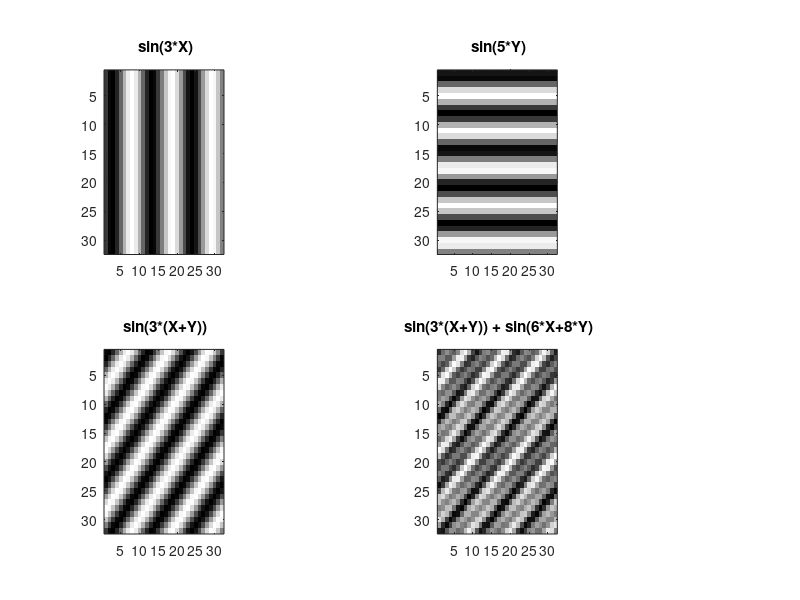

Reproduce this figure in MATLAB. (Note: this script raises an error after producing the figure.)
function l3_21()
N = 32;
[X, Y]= meshgrid(2*pi*(1:N)/N, 2*pi*(1:N)/N);

o1 = sin(3*X);
o2 = sin(5*Y);
o3 = sin(3*(X+Y));
o4 = sin(3*(X+Y)) + sin(6*X + 8*Y);
FigHandle = figure('name','lecture 3 - 21','numbertitle','off');
set(FigHandle, 'Position', [50, 50, 2000, 1000]);

subplot(2,4,1)
imagesc(imcomplement(o1)),colormap gray, title(' sin(3*X)');
subplot(2,4,3)
imagesc(imcomplement(o2)),colormap gray,title(' sin(5*Y)');
subplot(2,4,5)
imagesc(imcomplement(o3)),colormap gray,title(' sin(3*(X+Y))');
subplot(2,4,7)
imagesc(imcomplement(o4)),colormap gray,title(' sin(3*(X+Y)) + sin(6*X+8*Y)');

f = mydft(N);
oo1 = f * o1 * f;
subplot(2,4,2)
imagesc(imcomplement(abs(oo1))),colormap gray, title(' sin(3*X)');



t = o2*mydft(N);
oo2 = mydft(N)*t;
subplot(2,4,4)
imagesc(imcomplement(abs(oo2))),colormap gray, title(' sin(5*Y)');

t = o3*mydft(N);
oo3 = mydft(N)*t;
subplot(2,4,6)
imagesc(imcomplement(abs(oo3))),colormap gray, title(' sin(3*(X+Y))');


t = o4*mydft(N);
oo4 = mydft(N)*t;
subplot(2,4,8)
imagesc(imcomplement(abs(oo4))),colormap gray, title(' sin(3*(X+Y)) + sin(6*X+8*Y)');

end